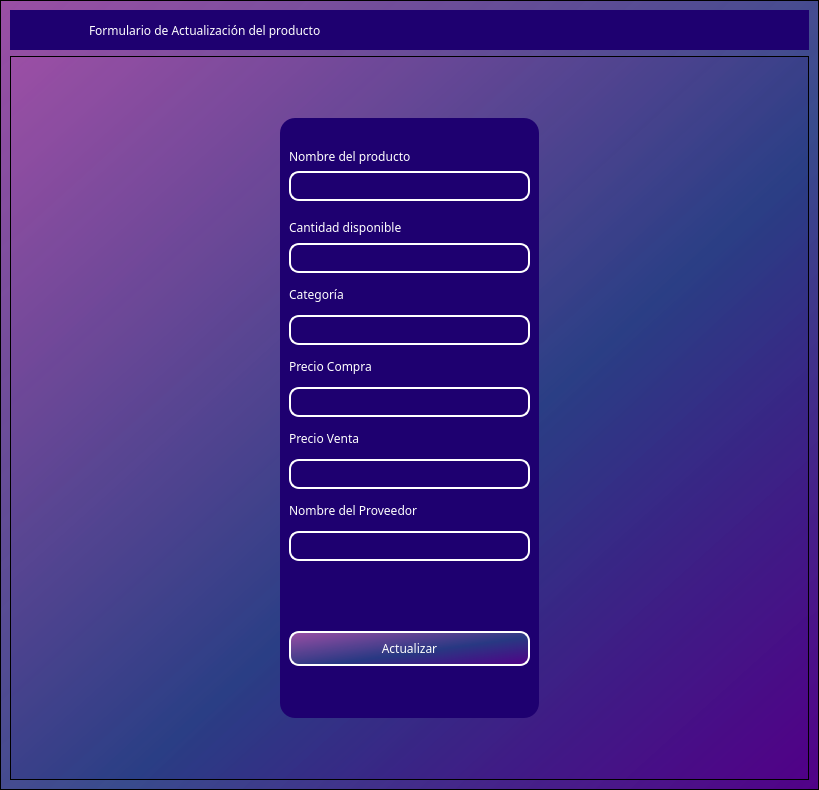
<?xml version="1.0" encoding="UTF-8"?>
<ui version="4.0">
 <class>MainWindow</class>
 <widget class="QMainWindow" name="MainWindow">
  <property name="geometry">
   <rect>
    <x>0</x>
    <y>0</y>
    <width>819</width>
    <height>790</height>
   </rect>
  </property>
  <property name="windowTitle">
   <string>MainWindow</string>
  </property>
  <property name="styleSheet">
   <string notr="true"/>
  </property>
  <widget class="QWidget" name="centralwidget">
   <property name="styleSheet">
    <string notr="true"/>
   </property>
   <layout class="QVBoxLayout" name="verticalLayout">
    <property name="spacing">
     <number>0</number>
    </property>
    <property name="leftMargin">
     <number>0</number>
    </property>
    <property name="topMargin">
     <number>0</number>
    </property>
    <property name="rightMargin">
     <number>0</number>
    </property>
    <property name="bottomMargin">
     <number>0</number>
    </property>
    <item>
     <widget class="QFrame" name="frame">
      <property name="enabled">
       <bool>true</bool>
      </property>
      <property name="styleSheet">
       <string notr="true">font-family: Noto Sans SC;
background-color: qlineargradient(spread:pad, x1:1, y1:1, x2:0, y2:0, stop:0 rgba(81, 0, 135, 255), stop:0.427447 rgba(41, 61, 132, 235), stop:1 rgba(155, 79, 165, 255));
</string>
      </property>
      <property name="frameShape">
       <enum>QFrame::StyledPanel</enum>
      </property>
      <property name="frameShadow">
       <enum>QFrame::Raised</enum>
      </property>
      <layout class="QVBoxLayout" name="verticalLayout_2">
       <item>
        <widget class="QFrame" name="frame_superior">
         <property name="minimumSize">
          <size>
           <width>0</width>
           <height>40</height>
          </size>
         </property>
         <property name="maximumSize">
          <size>
           <width>16777215</width>
           <height>40</height>
          </size>
         </property>
         <property name="styleSheet">
          <string notr="true">QPushButton{
	border-radius:18px;
}

QPushButton:hover{
	background-color: rgb(0, 0, 0);
}
QFrame{
	border-radius:25px;
 	background-color: #1E0070;
}</string>
         </property>
         <property name="frameShape">
          <enum>QFrame::StyledPanel</enum>
         </property>
         <property name="frameShadow">
          <enum>QFrame::Raised</enum>
         </property>
         <layout class="QHBoxLayout" name="horizontalLayout_3">
          <property name="spacing">
           <number>4</number>
          </property>
          <property name="leftMargin">
           <number>0</number>
          </property>
          <property name="topMargin">
           <number>0</number>
          </property>
          <property name="rightMargin">
           <number>0</number>
          </property>
          <property name="bottomMargin">
           <number>0</number>
          </property>
          <item>
           <spacer name="horizontalSpacer">
            <property name="orientation">
             <enum>Qt::Horizontal</enum>
            </property>
            <property name="sizeType">
             <enum>QSizePolicy::Fixed</enum>
            </property>
            <property name="sizeHint" stdset="0">
             <size>
              <width>25</width>
              <height>15</height>
             </size>
            </property>
           </spacer>
          </item>
          <item>
           <widget class="QPushButton" name="pushButton">
            <property name="maximumSize">
             <size>
              <width>50</width>
              <height>35</height>
             </size>
            </property>
            <property name="styleSheet">
             <string notr="true">QPushButton{
 	background-color: #1E0070;
}</string>
            </property>
            <property name="text">
             <string/>
            </property>
            <property name="icon">
             <iconset>
              <normalon>../image/product.png</normalon>
             </iconset>
            </property>
            <property name="iconSize">
             <size>
              <width>35</width>
              <height>25</height>
             </size>
            </property>
           </widget>
          </item>
          <item>
           <widget class="QLabel" name="label_2">
            <property name="layoutDirection">
             <enum>Qt::LeftToRight</enum>
            </property>
            <property name="styleSheet">
             <string notr="true">color:white;
font: 12pt &quot;MS Shell Dlg 2&quot;;</string>
            </property>
            <property name="text">
             <string>Formulario de Actualización del producto</string>
            </property>
            <property name="scaledContents">
             <bool>false</bool>
            </property>
            <property name="alignment">
             <set>Qt::AlignLeading|Qt::AlignLeft|Qt::AlignVCenter</set>
            </property>
            <property name="margin">
             <number>0</number>
            </property>
           </widget>
          </item>
          <item>
           <widget class="QPushButton" name="bt_minimize">
            <property name="minimumSize">
             <size>
              <width>38</width>
              <height>38</height>
             </size>
            </property>
            <property name="maximumSize">
             <size>
              <width>38</width>
              <height>38</height>
             </size>
            </property>
            <property name="styleSheet">
             <string notr="true">
 	background-color: #1E0070;

</string>
            </property>
            <property name="text">
             <string/>
            </property>
            <property name="icon">
             <iconset>
              <normaloff>image/minus.svg</normaloff>image/minus.svg</iconset>
            </property>
            <property name="iconSize">
             <size>
              <width>38</width>
              <height>38</height>
             </size>
            </property>
           </widget>
          </item>
          <item>
           <widget class="QPushButton" name="bt_maximize">
            <property name="minimumSize">
             <size>
              <width>38</width>
              <height>38</height>
             </size>
            </property>
            <property name="maximumSize">
             <size>
              <width>38</width>
              <height>38</height>
             </size>
            </property>
            <property name="styleSheet">
             <string notr="true">
 	background-color: #1E0070;

</string>
            </property>
            <property name="text">
             <string/>
            </property>
            <property name="icon">
             <iconset>
              <normaloff>image/chevron-up.svg</normaloff>image/chevron-up.svg</iconset>
            </property>
            <property name="iconSize">
             <size>
              <width>38</width>
              <height>38</height>
             </size>
            </property>
           </widget>
          </item>
          <item>
           <widget class="QPushButton" name="bt_normal">
            <property name="minimumSize">
             <size>
              <width>38</width>
              <height>38</height>
             </size>
            </property>
            <property name="maximumSize">
             <size>
              <width>38</width>
              <height>38</height>
             </size>
            </property>
            <property name="styleSheet">
             <string notr="true">
 	background-color: #1E0070;

</string>
            </property>
            <property name="text">
             <string/>
            </property>
            <property name="icon">
             <iconset>
              <normaloff>image/chevron-down.svg</normaloff>image/chevron-down.svg</iconset>
            </property>
            <property name="iconSize">
             <size>
              <width>38</width>
              <height>38</height>
             </size>
            </property>
           </widget>
          </item>
          <item>
           <widget class="QPushButton" name="bt_close">
            <property name="minimumSize">
             <size>
              <width>38</width>
              <height>38</height>
             </size>
            </property>
            <property name="maximumSize">
             <size>
              <width>38</width>
              <height>38</height>
             </size>
            </property>
            <property name="styleSheet">
             <string notr="true">
 	background-color: #1E0070;

</string>
            </property>
            <property name="text">
             <string/>
            </property>
            <property name="icon">
             <iconset>
              <normaloff>image/x.svg</normaloff>image/x.svg</iconset>
            </property>
            <property name="iconSize">
             <size>
              <width>38</width>
              <height>38</height>
             </size>
            </property>
           </widget>
          </item>
         </layout>
        </widget>
       </item>
       <item>
        <widget class="QFrame" name="frame_3">
         <property name="frameShape">
          <enum>QFrame::StyledPanel</enum>
         </property>
         <property name="frameShadow">
          <enum>QFrame::Raised</enum>
         </property>
         <layout class="QHBoxLayout" name="horizontalLayout_4">
          <item>
           <spacer name="horizontalSpacer_3">
            <property name="orientation">
             <enum>Qt::Horizontal</enum>
            </property>
            <property name="sizeHint" stdset="0">
             <size>
              <width>80</width>
              <height>20</height>
             </size>
            </property>
           </spacer>
          </item>
          <item>
           <layout class="QVBoxLayout" name="verticalLayout_4">
            <item>
             <widget class="QFrame" name="frame_4">
              <property name="maximumSize">
               <size>
                <width>500</width>
                <height>600</height>
               </size>
              </property>
              <property name="styleSheet">
               <string notr="true">QLabel {
	color: rgb(255, 255, 254);
	font: 12pt &quot;Arial&quot;;
	background-color: rgba(0, 0, 0,0);
}


QLineEdit{
background-color: rgba(0, 0, 0,0);
border-radius:10px; 
font: 12pt &quot;Arial&quot;;
color: rgb(255, 255, 254);
border: 2px solid  rgb(255, 255, 255);

}

QLineEdit:hover{
background-color: rgba(0, 0, 0,0);
border-radius:10px; 
font: 12pt &quot;Arial&quot;;
border: 2px solid  rgb(120, 0, 171);
}

QLineEdit:focus{
background-color: rgb(0, 0, 0);
border-radius:10px; 
font: 12pt &quot;Arial&quot;;
border: 2px solid rgb(120, 0, 171);
}

QCheckBox{
	font: 12pt &quot;Arial&quot;;
	color: rgb(255, 255, 255);
}

QCheckBox::indicator {
    width: 18px;
    height:18px;
}

QCheckBox::indicator:unchecked {
   background-image: url(image/square.svg);
}

QCheckBox::indicator:checked {
   background-image: url(image/check-square.svg);
}

QPushButton{
border-radius:10px; 
font: 12pt &quot;Arial&quot;;
color: rgb(255, 255, 254);
border: 2px solid #ffffff;
}

QPushButton:hover{
border-radius:10px; 
font: 12pt &quot;Arial&quot;;
color: rgb(255, 255, 255);
border: 2px solid rgb(120, 0, 171);
	background-color: rgb(120, 0, 171);
}
QFrame{
 	background-color: #1E0070;
	border-radius:15px; 
}
</string>
              </property>
              <property name="frameShape">
               <enum>QFrame::StyledPanel</enum>
              </property>
              <property name="frameShadow">
               <enum>QFrame::Raised</enum>
              </property>
              <layout class="QVBoxLayout" name="verticalLayout_3">
               <item>
                <spacer name="verticalSpacer_3">
                 <property name="orientation">
                  <enum>Qt::Vertical</enum>
                 </property>
                 <property name="sizeHint" stdset="0">
                  <size>
                   <width>20</width>
                   <height>40</height>
                  </size>
                 </property>
                </spacer>
               </item>
               <item>
                <widget class="QLabel" name="label_4">
                 <property name="text">
                  <string>Nombre del producto</string>
                 </property>
                </widget>
               </item>
               <item>
                <widget class="QLineEdit" name="nametxt">
                 <property name="minimumSize">
                  <size>
                   <width>0</width>
                   <height>30</height>
                  </size>
                 </property>
                </widget>
               </item>
               <item>
                <widget class="QLabel" name="label_9">
                 <property name="minimumSize">
                  <size>
                   <width>0</width>
                   <height>30</height>
                  </size>
                 </property>
                 <property name="maximumSize">
                  <size>
                   <width>16777215</width>
                   <height>20</height>
                  </size>
                 </property>
                 <property name="text">
                  <string>Cantidad disponible</string>
                 </property>
                </widget>
               </item>
               <item>
                <widget class="QLineEdit" name="stocktxt">
                 <property name="minimumSize">
                  <size>
                   <width>0</width>
                   <height>30</height>
                  </size>
                 </property>
                </widget>
               </item>
               <item>
                <widget class="QLabel" name="label_7">
                 <property name="minimumSize">
                  <size>
                   <width>0</width>
                   <height>30</height>
                  </size>
                 </property>
                 <property name="text">
                  <string>Categoría</string>
                 </property>
                </widget>
               </item>
               <item>
                <widget class="QLineEdit" name="categorytxt">
                 <property name="minimumSize">
                  <size>
                   <width>0</width>
                   <height>30</height>
                  </size>
                 </property>
                 <property name="sizeIncrement">
                  <size>
                   <width>0</width>
                   <height>35</height>
                  </size>
                 </property>
                 <property name="baseSize">
                  <size>
                   <width>0</width>
                   <height>35</height>
                  </size>
                 </property>
                </widget>
               </item>
               <item>
                <widget class="QLabel" name="label_5">
                 <property name="minimumSize">
                  <size>
                   <width>0</width>
                   <height>30</height>
                  </size>
                 </property>
                 <property name="text">
                  <string>Precio Compra</string>
                 </property>
                </widget>
               </item>
               <item>
                <widget class="QLineEdit" name="purchasepricetxt">
                 <property name="minimumSize">
                  <size>
                   <width>0</width>
                   <height>30</height>
                  </size>
                 </property>
                 <property name="maximumSize">
                  <size>
                   <width>16777215</width>
                   <height>16777215</height>
                  </size>
                 </property>
                 <property name="echoMode">
                  <enum>QLineEdit::Normal</enum>
                 </property>
                </widget>
               </item>
               <item>
                <widget class="QLabel" name="label_10">
                 <property name="minimumSize">
                  <size>
                   <width>0</width>
                   <height>30</height>
                  </size>
                 </property>
                 <property name="text">
                  <string>Precio Venta</string>
                 </property>
                </widget>
               </item>
               <item>
                <widget class="QLineEdit" name="salepricetxt">
                 <property name="minimumSize">
                  <size>
                   <width>0</width>
                   <height>30</height>
                  </size>
                 </property>
                </widget>
               </item>
               <item>
                <widget class="QLabel" name="label_6">
                 <property name="minimumSize">
                  <size>
                   <width>0</width>
                   <height>30</height>
                  </size>
                 </property>
                 <property name="text">
                  <string>Nombre del Proveedor</string>
                 </property>
                </widget>
               </item>
               <item>
                <widget class="QLineEdit" name="nameprovidertxt">
                 <property name="minimumSize">
                  <size>
                   <width>0</width>
                   <height>30</height>
                  </size>
                 </property>
                </widget>
               </item>
               <item>
                <spacer name="verticalSpacer_4">
                 <property name="orientation">
                  <enum>Qt::Vertical</enum>
                 </property>
                 <property name="sizeHint" stdset="0">
                  <size>
                   <width>20</width>
                   <height>40</height>
                  </size>
                 </property>
                </spacer>
               </item>
               <item>
                <spacer name="verticalSpacer_5">
                 <property name="orientation">
                  <enum>Qt::Vertical</enum>
                 </property>
                 <property name="sizeHint" stdset="0">
                  <size>
                   <width>20</width>
                   <height>40</height>
                  </size>
                 </property>
                </spacer>
               </item>
               <item>
                <spacer name="verticalSpacer_6">
                 <property name="orientation">
                  <enum>Qt::Vertical</enum>
                 </property>
                 <property name="sizeHint" stdset="0">
                  <size>
                   <width>20</width>
                   <height>40</height>
                  </size>
                 </property>
                </spacer>
               </item>
               <item>
                <widget class="QPushButton" name="btn_update_client">
                 <property name="minimumSize">
                  <size>
                   <width>0</width>
                   <height>35</height>
                  </size>
                 </property>
                 <property name="cursor">
                  <cursorShape>PointingHandCursor</cursorShape>
                 </property>
                 <property name="text">
                  <string>Actualizar</string>
                 </property>
                </widget>
               </item>
               <item>
                <spacer name="verticalSpacer_7">
                 <property name="orientation">
                  <enum>Qt::Vertical</enum>
                 </property>
                 <property name="sizeHint" stdset="0">
                  <size>
                   <width>20</width>
                   <height>40</height>
                  </size>
                 </property>
                </spacer>
               </item>
               <item>
                <layout class="QHBoxLayout" name="horizontalLayout_2"/>
               </item>
               <item>
                <spacer name="verticalSpacer_8">
                 <property name="orientation">
                  <enum>Qt::Vertical</enum>
                 </property>
                 <property name="sizeHint" stdset="0">
                  <size>
                   <width>20</width>
                   <height>40</height>
                  </size>
                 </property>
                </spacer>
               </item>
               <item>
                <layout class="QHBoxLayout" name="horizontalLayout"/>
               </item>
              </layout>
             </widget>
            </item>
           </layout>
          </item>
          <item>
           <spacer name="horizontalSpacer_4">
            <property name="orientation">
             <enum>Qt::Horizontal</enum>
            </property>
            <property name="sizeHint" stdset="0">
             <size>
              <width>80</width>
              <height>20</height>
             </size>
            </property>
           </spacer>
          </item>
         </layout>
        </widget>
       </item>
      </layout>
     </widget>
    </item>
   </layout>
  </widget>
 </widget>
 <resources/>
 <connections/>
</ui>
